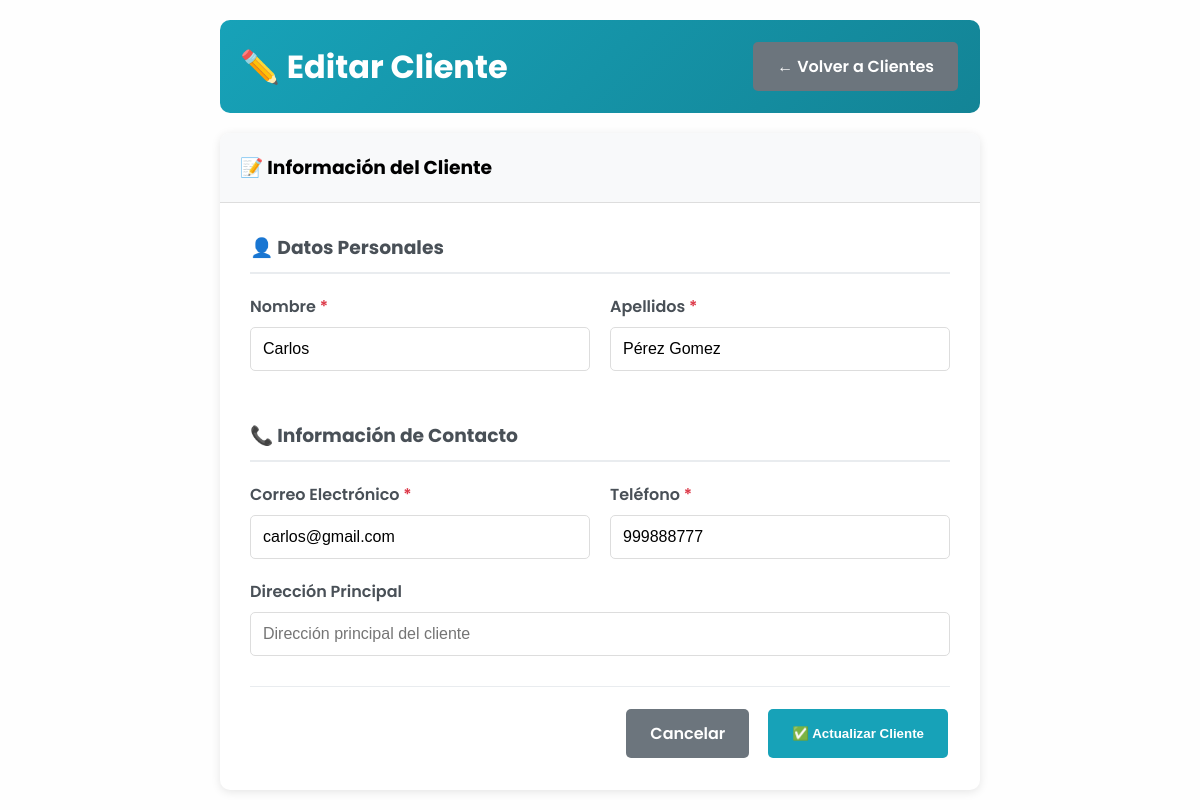
Page /admin/clientes/editar.php?id=1 (signed in) on the committed database.
### tables this page shows
CREATE TABLE IF NOT EXISTS `cliente` (
  `ID_CLIENTE` INT NOT NULL AUTO_INCREMENT,
  `CORREO` VARCHAR(100) NOT NULL,
  `CLAVE` VARCHAR(255) NOT NULL,
  `NOMBRES` VARCHAR(100) NOT NULL,
  `APELLIDOS` VARCHAR(100) NOT NULL,
  `TELEFONO` VARCHAR(45) NULL,
  `ACTIVO` TINYINT NOT NULL DEFAULT 1,
  PRIMARY KEY (`ID_CLIENTE`),
  UNIQUE INDEX `CORREO_UNIQUE` (`CORREO` ASC));

### admin/clientes/editar.php (the view, shortened to what this page needs)
<?php
$conexion = getConnection();
$id_cliente = $_GET['id'];
$stmt = $conexion->prepare("SELECT * FROM cliente WHERE ID_CLIENTE = ?");
$stmt->bind_param("i", $id_cliente);
$stmt->execute();
$result = $stmt->get_result();
$cliente = $result->fetch_assoc();
?>
<!DOCTYPE html>
<html lang="es">
<head>
    <link rel="stylesheet" href="../../style.css">
</head>
<body>
    <div class="admin-container">
        <div class="admin-header">
            <h1>✏️ Editar Cliente</h1>
            <div>
                <a href="index.php" class="btn btn-secondary">← Volver a Clientes</a>
            </div>
        </div>
        <div class="form-container">
            <div class="form-header">
                <h3>📝 Información del Cliente</h3>
            </div>
            <form method="POST" action="">
                <div class="form-body">
                    <div class="form-section">
                        <h3>👤 Datos Personales</h3>
                        <div class="form-row">
                            <div class="form-group">
                                <label for="nombre">Nombre <span class="required">*</span></label>
                                <input type="text" id="nombre" name="nombre"
                                       value="<?php echo htmlspecialchars($_POST['nombre'] ?? $cliente['NOMBRES']); ?>"
                                       maxlength="45" required>
                            </div>
                            <div class="form-group">
                                <label for="apellidos">Apellidos <span class="required">*</span></label>
                                <input type="text" id="apellidos" name="apellidos"
                                       value="<?php echo htmlspecialchars($_POST['apellidos'] ?? $cliente['APELLIDOS']); ?>"
                                       maxlength="45" required>
                            </div>
                        </div>
                    </div>
                    <div class="form-section">
                        <h3>📞 Información de Contacto</h3>
                        <div class="form-row">
                            <div class="form-group">
                                <label for="correo">Correo Electrónico <span class="required">*</span></label>
                                <input type="email" id="correo" name="correo"
                                       value="<?php echo htmlspecialchars($_POST['correo'] ?? $cliente['CORREO']); ?>"
                                       maxlength="45" required>
                            </div>
                            <div class="form-group">
                                <label for="telefono">Teléfono <span class="required">*</span></label>
                                <input type="tel" id="telefono" name="telefono"
                                       value="<?php echo htmlspecialchars($_POST['telefono'] ?? $cliente['TELEFONO']); ?>"
                                       maxlength="45" required>
                            </div>
                        </div>
                        <div class="form-group">
                            <label for="direccion">Dirección Principal</label>
                            <input type="text" id="direccion" name="direccion"
                                   value="<?php echo htmlspecialchars($_POST['direccion'] ?? $cliente['DIRECCION']); ?>"
                                   maxlength="45" placeholder="Dirección principal del cliente">
                        </div>
                    </div>
                    <div class="form-actions">
                        <a href="index.php" class="btn btn-secondary">Cancelar</a>
                        <button type="submit" class="btn btn-primary">✅ Actualizar Cliente</button>
                    </div>
                </div>
            </form>
        </div>
    </div>
</body>
</html>

### style.css (style rules this page uses)
* { margin: 0; padding: 0; box-sizing: border-box; text-decoration: none; list-style: none; }
html { scroll-behavior: smooth; }
body { font-family: 'poppins', sans-serif; background-color: #fefefe; }
input { width: 450px; padding: 15px; border: 0; outline: none; margin-right: 10px; }

### admin/clientes/editar.php (style rules this page uses)
.admin-container { max-width: 800px; margin: 0 auto; padding: 20px; }
.admin-header { background: linear-gradient(135deg, #17a2b8, #138496); color: white; padding: 20px; border-radius: 10px; margin-bottom: 20px; display: flex; justify-content: space-between; align-items: center; }
.btn { display: inline-block; padding: 12px 24px; border-radius: 5px; text-decoration: none; font-weight: 600; transition: background 0.3s ease; border: none; cursor: pointer; margin: 2px; }
.btn-primary { background: #17a2b8; color: white; }
.btn-secondary { background: #6c757d; color: white; }
.form-container { background: white; border-radius: 10px; box-shadow: 0 2px 10px rgba(0,0,0,0.1); overflow: hidden; }
.form-header { background: #f8f9fa; padding: 20px; border-bottom: 1px solid #ddd; }
.form-body { padding: 30px; }
.form-section { margin-bottom: 30px; }
.form-section h3 { color: #495057; margin-bottom: 20px; padding-bottom: 10px; border-bottom: 2px solid #e9ecef; }
.form-group { margin-bottom: 20px; }
.form-group label { display: block; margin-bottom: 8px; font-weight: 600; color: #495057; }
.form-group input { width: 100%; padding: 12px; border: 1px solid #ddd; border-radius: 5px; font-size: 16px; box-sizing: border-box; transition: border-color 0.3s ease; }
.required { color: #dc3545; }
.form-actions { display: flex; gap: 15px; justify-content: flex-end; padding-top: 20px; border-top: 1px solid #e9ecef; }
.form-row { display: grid; grid-template-columns: 1fr 1fr; gap: 20px; }

### rows in the picture
cliente: nombre "Carlos", apellidos "Pérez Gomez", correo "carlos@gmail.com", telefono "999888777"
